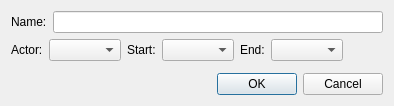
<?xml version="1.0" encoding="UTF-8"?>
<ui version="4.0">
 <class>FormSubdialogScenePackageAction</class>
 <widget class="QDialog" name="FormSubdialogScenePackageAction">
  <property name="windowTitle">
   <string>Scene Package Action</string>
  </property>
  <layout class="QVBoxLayout" name="verticalLayout">
   <item>
    <layout class="QHBoxLayout" name="horizontalLayout">
     <item>
      <widget class="QLabel" name="label">
       <property name="text">
        <string>Name:</string>
       </property>
       <property name="buddy">
        <cstring>name</cstring>
       </property>
      </widget>
     </item>
     <item>
      <widget class="QLineEdit" name="name"/>
     </item>
    </layout>
   </item>
   <item>
    <layout class="QHBoxLayout" name="horizontalLayout_2">
     <item>
      <widget class="QLabel" name="label_2">
       <property name="text">
        <string>Actor:</string>
       </property>
       <property name="buddy">
        <cstring>actor</cstring>
       </property>
      </widget>
     </item>
     <item>
      <widget class="QComboBox" name="actor"/>
     </item>
     <item>
      <widget class="QLabel" name="label_3">
       <property name="text">
        <string>Start:</string>
       </property>
       <property name="buddy">
        <cstring>phaseStart</cstring>
       </property>
      </widget>
     </item>
     <item>
      <widget class="QComboBox" name="phaseStart"/>
     </item>
     <item>
      <widget class="QLabel" name="label_4">
       <property name="text">
        <string>End:</string>
       </property>
       <property name="buddy">
        <cstring>phaseEnd</cstring>
       </property>
      </widget>
     </item>
     <item>
      <widget class="QComboBox" name="phaseEnd"/>
     </item>
     <item>
      <spacer name="horizontalSpacer">
       <property name="orientation">
        <enum>Qt::Horizontal</enum>
       </property>
       <property name="sizeHint" stdset="0">
        <size>
         <width>40</width>
         <height>20</height>
        </size>
       </property>
      </spacer>
     </item>
    </layout>
   </item>
   <item>
    <widget class="DKFormListPane" name="packages">
     <property name="showFormTypes">
      <bool>false</bool>
     </property>
    </widget>
   </item>
   <item>
    <layout class="QHBoxLayout" name="horizontalLayout_3">
     <item>
      <spacer name="horizontalSpacer_2">
       <property name="orientation">
        <enum>Qt::Horizontal</enum>
       </property>
       <property name="sizeHint" stdset="0">
        <size>
         <width>40</width>
         <height>20</height>
        </size>
       </property>
      </spacer>
     </item>
     <item>
      <widget class="QPushButton" name="buttonOK">
       <property name="text">
        <string>OK</string>
       </property>
      </widget>
     </item>
     <item>
      <widget class="QPushButton" name="buttonCancel">
       <property name="text">
        <string>Cancel</string>
       </property>
      </widget>
     </item>
    </layout>
   </item>
  </layout>
 </widget>
 <customwidgets>
  <customwidget>
   <class>DKFormListPane</class>
   <extends>QWidget</extends>
   <header>widgets/DKFormListPane.h</header>
  </customwidget>
 </customwidgets>
 <tabstops>
  <tabstop>name</tabstop>
  <tabstop>actor</tabstop>
  <tabstop>phaseStart</tabstop>
  <tabstop>phaseEnd</tabstop>
  <tabstop>packages</tabstop>
  <tabstop>buttonOK</tabstop>
  <tabstop>buttonCancel</tabstop>
 </tabstops>
 <resources/>
 <connections/>
</ui>
